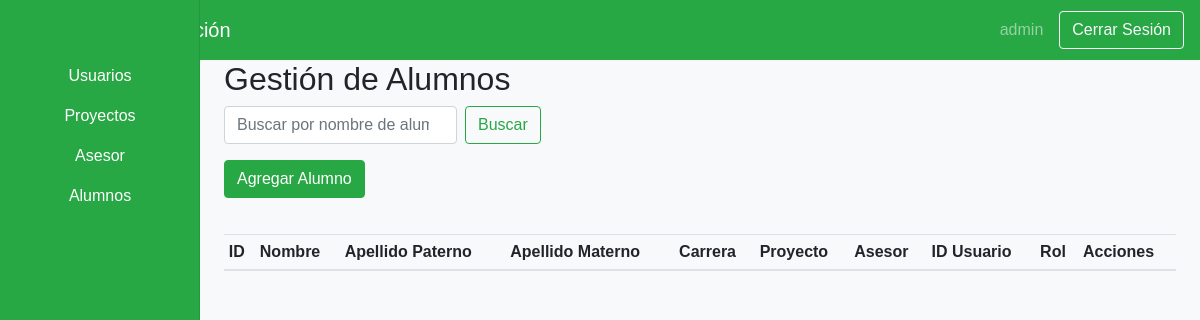
Page /views/admin/dashboardAdminAlumnos.php (signed in) on the earlier database version.
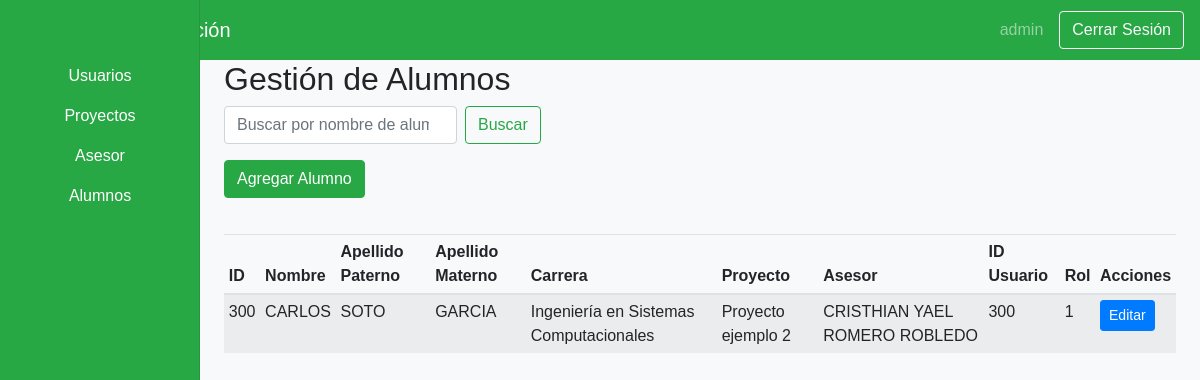
Same page on the later database version.
### tables this page shows
CREATE TABLE IF NOT EXISTS `alumno` (
  `ID_Alumno` int NOT NULL AUTO_INCREMENT,
  `Nombres` varchar(100) NOT NULL,
  `Apellido_Paterno` varchar(100) NOT NULL,
  `Apellido_Materno` varchar(100) NOT NULL,
  `Carrera` int DEFAULT NULL,
  `Proyecto` int DEFAULT NULL,
  `Asesor` int DEFAULT NULL,
  `Calendario_Revisiones` text,
  `Rol` int DEFAULT NULL,
  `ID_Usuario` int DEFAULT NULL,
  PRIMARY KEY (`ID_Alumno`),
  KEY `fk_alumno_carrera` (`Carrera`),
  KEY `fk_alumno_proyecto` (`Proyecto`),
  KEY `fk_alumno_asesor` (`Asesor`),
  KEY `fk_alumno_rol` (`Rol`),
  KEY `fk_alumno_usuario` (`ID_Usuario`)
);

CREATE TABLE IF NOT EXISTS `carrera` (
  `ID_Carrera` int NOT NULL AUTO_INCREMENT,
  `Nombre_Carrera` varchar(100) NOT NULL,
  PRIMARY KEY (`ID_Carrera`)
);

CREATE TABLE IF NOT EXISTS `proyecto` (
  `ID_Proyecto` int NOT NULL AUTO_INCREMENT,
  `Nombre_Proyecto` varchar(200) NOT NULL,
  `Status` enum('Pendiente','En Revisión') NOT NULL,
  `Integrante_1` int DEFAULT NULL,
  `Integrante_2` int DEFAULT NULL,
  `Integrante_3` int DEFAULT NULL,
  `Asesor` int DEFAULT NULL,
  PRIMARY KEY (`ID_Proyecto`),
  KEY `fk_proyecto_integrante_1` (`Integrante_1`),
  KEY `fk_proyecto_integrante_2` (`Integrante_2`),
  KEY `fk_proyecto_integrante_3` (`Integrante_3`),
  KEY `fk_proyecto_asesor` (`Asesor`)
);

CREATE TABLE IF NOT EXISTS `usuario` (
  `ID_Usuario` int NOT NULL AUTO_INCREMENT,
  `Nombre_Usuario` varchar(50) NOT NULL,
  `Contraseña` varchar(255) NOT NULL,
  `Rol` int DEFAULT NULL,
  PRIMARY KEY (`ID_Usuario`),
  KEY `fk_usuario_rol` (`Rol`)
);

### Views/Admin/dashboardAdminAlumnos.php (the view, shortened to what the changed rows need)
<?php
include('../../includes/config.php');
?>
<!DOCTYPE html>
<html lang="es">
<head>
    <link rel="stylesheet" href="https://stackpath.bootstrapcdn.com/bootstrap/4.3.1/css/bootstrap.min.css">
    <link rel="stylesheet" href="<?php echo CSS_PATH; ?>dashboard.css">
</head>
<body>
    <div class="container-fluid">
        <div class="row">
            <main role="main" class="col-md-9 ml-sm-auto col-lg-10 px-4">
                <h2>Gestión de Alumnos</h2>
                <div class="table-responsive">
                    <table class="table table-striped table-sm">
                        <thead>
                            <tr>
                                <th>ID</th>
                                <th>Nombre</th>
                                <th>Apellido Paterno</th>
                                <th>Apellido Materno</th>
                                <th>Carrera</th>
                                <th>Proyecto</th>
                                <th>Asesor</th>
                                <th>ID Usuario</th>
                                <th>Rol</th>
                                <th>Acciones</th>
                            </tr>
                        </thead>
                        <tbody>
                            <?php
                            $searchQuery = "";
                            $query = "
                                SELECT alumno.*, proyecto.Nombre_Proyecto,
                                       CONCAT(asesor.Nombres, ' ', asesor.Apellido_Paterno, ' ', asesor.Apellido_Materno) AS Nombre_Asesor,
                                       carrera.Nombre_Carrera, usuario.id_usuario, usuario.rol
                                FROM alumno
                                LEFT JOIN proyecto ON alumno.Proyecto = proyecto.ID_Proyecto
                                LEFT JOIN asesor ON alumno.Asesor = asesor.ID_Asesor
                                LEFT JOIN carrera ON alumno.Carrera = carrera.ID_Carrera
                                LEFT JOIN usuario ON alumno.ID_Usuario = usuario.id_usuario
                                WHERE 1=1 $searchQuery
                                ORDER BY alumno.ID_Alumno ASC";
                            $result = $connection->query($query);
                            while ($row = $result->fetch_assoc()) {
                                echo "<tr>";
                                echo "<td>" . htmlspecialchars($row['ID_Alumno'] ?? '') . "</td>";
                                echo "<td>" . htmlspecialchars($row['Nombres'] ?? '') . "</td>";
                                echo "<td>" . htmlspecialchars($row['Apellido_Paterno'] ?? '') . "</td>";
                                echo "<td>" . htmlspecialchars($row['Apellido_Materno'] ?? '') . "</td>";
                                echo "<td>" . htmlspecialchars($row['Nombre_Carrera'] ?? '') . "</td>";
                                echo "<td>" . htmlspecialchars($row['Nombre_Proyecto'] ?? '') . "</td>";
                                echo "<td>" . htmlspecialchars($row['Nombre_Asesor'] ?? '') . "</td>";
                                echo "<td>" . htmlspecialchars($row['id_usuario'] ?? '') . "</td>";
                                echo "<td>" . htmlspecialchars($row['rol'] ?? '') . "</td>";
                                echo "<td>";
                                echo "<button type='button' class='btn btn-primary btn-sm' data-toggle='modal' data-target='#editAlumnoModal'
                                        data-id='" . htmlspecialchars($row['ID_Alumno'] ?? '') . "'
                                        data-nombre='" . htmlspecialchars($row['Nombres'] ?? '') . "'
                                        data-apellido_paterno='" . htmlspecialchars($row['Apellido_Paterno'] ?? '') . "'
                                        data-apellido_materno='" . htmlspecialchars($row['Apellido_Materno'] ?? '') . "'
                                        data-carrera='" . htmlspecialchars($row['Carrera'] ?? '') . "'
                                        data-proyecto='" . htmlspecialchars($row['Proyecto'] ?? '') . "'
                                        data-asesor='" . htmlspecialchars($row['Asesor'] ?? '') . "'>Editar</button>";
                                echo "</td>";
                                echo "</tr>";
                            }
                            ?>
                        </tbody>
                    </table>
                </div>
            </main>
        </div>
    </div>
</body>
</html>

Differences in the rows shown:
added alumno: ID_Alumno "300", Nombres "CARLOS", Apellido_Paterno "SOTO", Apellido_Materno "GARCIA", carrera.Nombre_Carrera "Ingeniería en Sistemas Computacionales", proyecto.Nombre_Proyecto "Proyecto ejemplo 2", Nombre_Asesor "CRISTHIAN YAEL ROMERO ROBLEDO", ID_Usuario.ID_Usuario "300", ID_Usuario.Rol "1"
